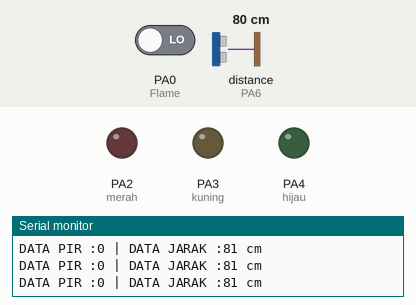
Recording of a sketch running on a simulated STM32 Blue Pill. On the bench: output pins drawn as LEDs (lit = HIGH), the last lines printed to the serial monitor. Dashed ring = blinking. Inputs (shaded band) come from the test bench; at power-on: PA0 (Flame) LOW, distance to the obstacle (sensor on PA6) 80 cm. The echo pulse lasts 58.3 µs per cm.

Above: at 1.3 s.
1.4 s: PA0 (Flame) driven HIGH
At 1.9 s:
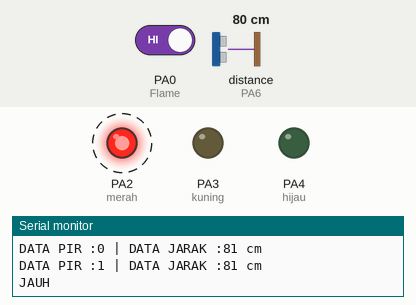
At 2.4 s:
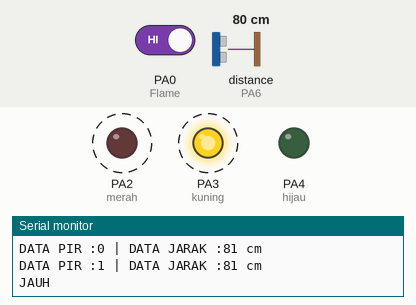
4.4 s: distance to the obstacle (sensor on PA6) set to 2 cm
At 4.9 s:
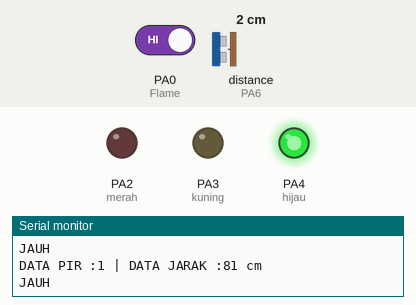
7.4 s: distance to the obstacle (sensor on PA6) set to 18 cm
10.4 s: distance to the obstacle (sensor on PA6) set to 23 cm
13.4 s: distance to the obstacle (sensor on PA6) set to 60 cm
16.4 s: distance to the obstacle (sensor on PA6) set to 4 cm
At 17.02 s:
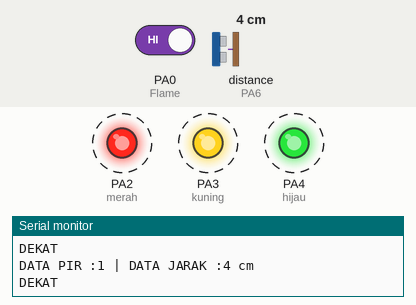
Timing chart, 0 to 20.4 s (numbered marks = the images above; inputs shaded):
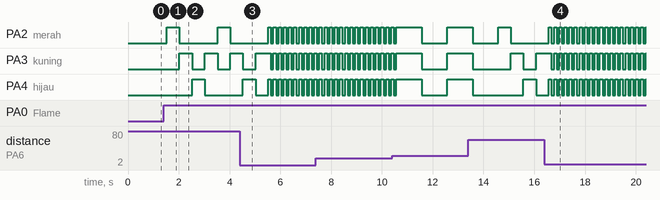

The sketch:

TANTANGAN_STM32_dengan_Ultrasonik.ino
```cpp
#include <NewPing.h>

int Flame=PA0;
int triger=PA5;
int echo=PA6;
int batas=200;

int merah=PA2;
int kuning=PA3;
int hijau=PA4;
int kunci=0;

NewPing cm(triger,echo,batas);

void setup() {
  Serial.begin(9600);
  pinMode(Flame,INPUT);
  pinMode(merah,OUTPUT);
  pinMode(kuning,OUTPUT);
  pinMode(hijau,OUTPUT);

}


void loop() {
  int bacaFlame=digitalRead(Flame);
  int bacaJarak=cm.ping_cm();

  Serial.print("DATA PIR :");
  Serial.print(bacaFlame);
  Serial.print(" | DATA JARAK :");
  Serial.print(bacaJarak);
  Serial.print(" cm");
  Serial.println();

  if(bacaFlame==0 && kunci==0){
    kunci=1;
    delay(500);
  }
  else if(bacaFlame==1 && kunci==1){
    if(bacaJarak<=20 && bacaJarak!=0 && kunci==1){
      Serial.println("DEKAT");
      digitalWrite(merah,HIGH);
      digitalWrite(kuning,HIGH);
      digitalWrite(hijau,HIGH);
      delay(100);
      digitalWrite(merah,LOW);
      digitalWrite(kuning,LOW);
      digitalWrite(hijau,LOW);
      delay(100);
    }
  else if(bacaJarak>=21 && bacaJarak<=60 && kunci==1){
      Serial.println("SEDANG");
      digitalWrite(merah,HIGH);
      digitalWrite(kuning,HIGH);
      digitalWrite(hijau,HIGH);
      delay(1000);
      digitalWrite(merah,LOW);
      digitalWrite(kuning,LOW);
      digitalWrite(hijau,LOW);
      delay(1000);
  }
  else {
      Serial.println("JAUH");
      digitalWrite(merah,HIGH);
      digitalWrite(kuning,LOW);
      digitalWrite(hijau,LOW);
      delay(500);
      digitalWrite(merah,LOW);
      digitalWrite(kuning,HIGH);
      digitalWrite(hijau,LOW);
      delay(500);
      digitalWrite(merah,LOW);
      digitalWrite(kuning,LOW);
      digitalWrite(hijau,HIGH);
      delay(500);
      digitalWrite(merah,LOW);
      digitalWrite(kuning,HIGH);
      digitalWrite(hijau,LOW);
      delay(500);
    }
  }
  else if(bacaFlame==0 && kunci==1){
    kunci=0;
    digitalWrite(merah,LOW);
    digitalWrite(kuning,LOW);
    digitalWrite(hijau,LOW);
    delay(500);
  }


}
```

Measured:
- after the input at 1.4 s, PA2 (merah): alternates HIGH for 0.50 s and LOW for 1.5 s, starting after 0.12 s; PA3 (kuning): alternates HIGH for 0.50 s and LOW for 0.50 s, starting after 0.62 s; PA4 (hijau): LOW → HIGH after 1.1 s, → LOW 0.50 s later
- after the input at 16.4 s, PA2 (merah), PA3 (kuning): alternates HIGH for 0.10 s and LOW for 0.10 s, starting after 0.28 s; PA4 (hijau): alternates HIGH for 0.10 s and LOW for 0.10 s, starting after 0.18 s
